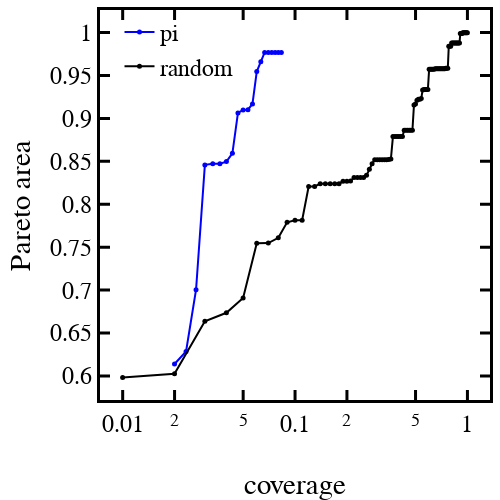

This figure's notebook cell:
### Code cell
trace0 = go.Scatter(
        x=pi_coverage_list,
        y=pi_pareto_area_list,
        mode='markers+lines',
        opacity=1,
        name = "pi",
        marker=dict(
            size=5,
            color='blue'
        ),
    )
trace1 = go.Scatter(
        x=random_coverage_list,
        y=random_pareto_area_list,
        mode='markers+lines',
        name = "random",
        opacity=1,
        marker=dict(
            size=5,
            color='black'
        ),
    )
data = [trace0, trace1]
layout = go.Layout()
layout.update(glob_layout)
layout["xaxis"].update({'title': "coverage", "type": "log"})
layout["yaxis"].update({'title': "Pareto area"})
layout.legend.update(x=0.05, y=1.0, bgcolor='rgba(0,0,0,0)')
layout.update(xaxis=dict(), yaxis=dict())
layout.update(height=500, width=500, showlegend=True)
fig = dict(data=data, layout=layout)
iplot(fig)

### Figure 1 — Plotly figure (JSON) as saved in the notebook; plotly's stock layout.template omitted (floating-point values rounded to 4 significant figures)
{"data": [{"marker": {"color": "blue", "size": 5}, "mode": "markers+lines", "name": "pi", "opacity": 1, "type": "scatter", "uid": "9be3ca06-8965-4154-850a-56138a3368eb", "x": [0.01999, 0.02332, 0.02665, 0.02998, 0.03331, 0.03664, 0.03997, 0.0433, 0.04663, 0.04996, 0.05329, 0.05663, 0.05996, 0.06329, 0.06662, 0.06995, 0.07328, 0.07661, 0.07994, 0.08327], "y": [0.6139, 0.6285, 0.7004, 0.8459, 0.8473, 0.8473, 0.8497, 0.8594, 0.9064, 0.91, 0.9102, 0.9169, 0.9547, 0.9661, 0.9769, 0.9769, 0.9769, 0.9769, 0.9769, 0.9769]}, {"marker": {"color": "black", "size": 5}, "mode": "markers+lines", "name": "random", "opacity": 1, "type": "scatter", "uid": "9f97367b-2991-4d67-8d62-0be2d6249040", "x": [0.009993, 0.01999, 0.02998, 0.03997, 0.04996, 0.05996, 0.06995, 0.07994, 0.08993, 0.09993, 0.1099, 0.1199, 0.1299, 0.1399, 0.1499, 0.1599, 0.1699, 0.1799, 0.1899, 0.1999, 0.2098, 0.2198, 0.2298, 0.2398, 0.2498, 0.2598, 0.2698, 0.2798, 0.2898, 0.2998, 0.3098, 0.3198, 0.3298, 0.3398, 0.3497, 0.3597, 0.3697, 0.3797, 0.3897, 0.3997, 0.4097, 0.4197, 0.4297, 0.4397, 0.4497, 0.4597, 0.4697, 0.4796, 0.4896, 0.4996, 0.5096, 0.5196, 0.5296, 0.5396, 0.5496, 0.5596, 0.5696, 0.5796, 0.5896, 0.5996, 0.6096, 0.6195, 0.6295, 0.6395, 0.6495, 0.6595, 0.6695, 0.6795, 0.6895, 0.6995, 0.7095, 0.7195, 0.7295, 0.7395, 0.7495, 0.7594, 0.7694, 0.7794, 0.7894, 0.7994, 0.8094, 0.8194, 0.8294, 0.8394, 0.8494, 0.8594, 0.8694, 0.8794, 0.8893, 0.8993, 0.9093, 0.9193, 0.9293, 0.9393, 0.9493, 0.9593, 0.9693, 0.9793, 0.9893, 0.9993], "y": [0.5983, 0.6025, 0.6637, 0.6736, 0.6907, 0.7545, 0.7549, 0.7609, 0.7789, 0.7814, 0.7814, 0.8208, 0.8208, 0.824, 0.824, 0.824, 0.824, 0.824, 0.8268, 0.8268, 0.8271, 0.8313, 0.8313, 0.8313, 0.8313, 0.8337, 0.8409, 0.8473, 0.8519, 0.8519, 0.8519, 0.8519, 0.8519, 0.8519, 0.8523, 0.8527, 0.8789, 0.8789, 0.8789, 0.8789, 0.8789, 0.8789, 0.8862, 0.8862, 0.8862, 0.8862, 0.8862, 0.8862, 0.9156, 0.9168, 0.9213, 0.9223, 0.9223, 0.9232, 0.9331, 0.9336, 0.9336, 0.9336, 0.9337, 0.9572, 0.9572, 0.9572, 0.9572, 0.9572, 0.9578, 0.9578, 0.9578, 0.9578, 0.9578, 0.9578, 0.9578, 0.9578, 0.958, 0.958, 0.9584, 0.9584, 0.9584, 0.9842, 0.9842, 0.9842, 0.9879, 0.9879, 0.9879, 0.9879, 0.9879, 0.9879, 0.9879, 0.9879, 0.9879, 0.9879, 0.9991, 0.9991, 0.9991, 1, 1, 1, 1, 1, 1, 1]}], "layout": {"font": {"color": "black", "family": "Helvetica", "size": 24}, "height": 500, "legend": {"bgcolor": "rgba(0,0,0,0)", "orientation": "v", "x": 0.05, "y": 1}, "margin": {"b": 100, "l": 100, "r": 10, "t": 10}, "showlegend": true, "width": 500, "xaxis": {"color": "black", "linewidth": 3, "mirror": "allticks", "showgrid": false, "showline": true, "ticklen": 10, "ticks": "inside", "tickwidth": 3, "title": {"text": "coverage"}, "type": "log", "zeroline": false}, "yaxis": {"color": "black", "linewidth": 3, "mirror": "allticks", "showgrid": false, "showline": true, "ticklen": 10, "ticks": "inside", "tickwidth": 3, "title": {"text": "Pareto area"}, "zeroline": false}}}
